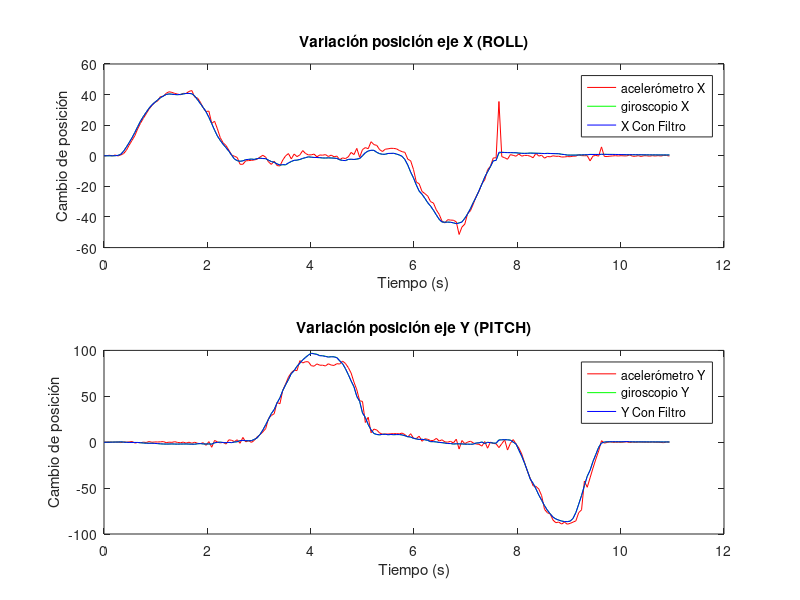

The MATLAB source for this figure:
% Lectura de los datos proporcionados por 
% el IMU en formato csv

clear,close,clc;

% Se leen los datos del archivo a partir de la fila 1
% y la columna 0. Esto se configura en el 2º y 3º
% parametro de la función 'csvread'
M = csvread('datos4.csv', 1, 0);
t = M(:,1) / 1000;
AX  = M(:,2);
AY  = M(:,3);
GX  = M(:,4);
GY  = M(:,5);
FCX = M(:,6);
FCY = M(:,7);

subplot(2,1,1);
plot(t,AX,'r');
title('Variación posición eje X (ROLL)');
xlabel('Tiempo (s)');
ylabel('Cambio de posición');
hold on;
plot(t,GX,'g');
hold on;
plot(t,FCX,'b');
hold off;
legend('acelerómetro X', 'giroscopio X','X Con Filtro');

subplot(2,1,2);
plot(t,AY,'r');
title('Variación posición eje Y (PITCH)');
xlabel('Tiempo (s)');
ylabel('Cambio de posición');
hold on;
plot(t,GY,'g');
hold on;
plot(t,FCY,'b');
legend('acelerómetro Y', 'giroscopio Y','Y Con Filtro');